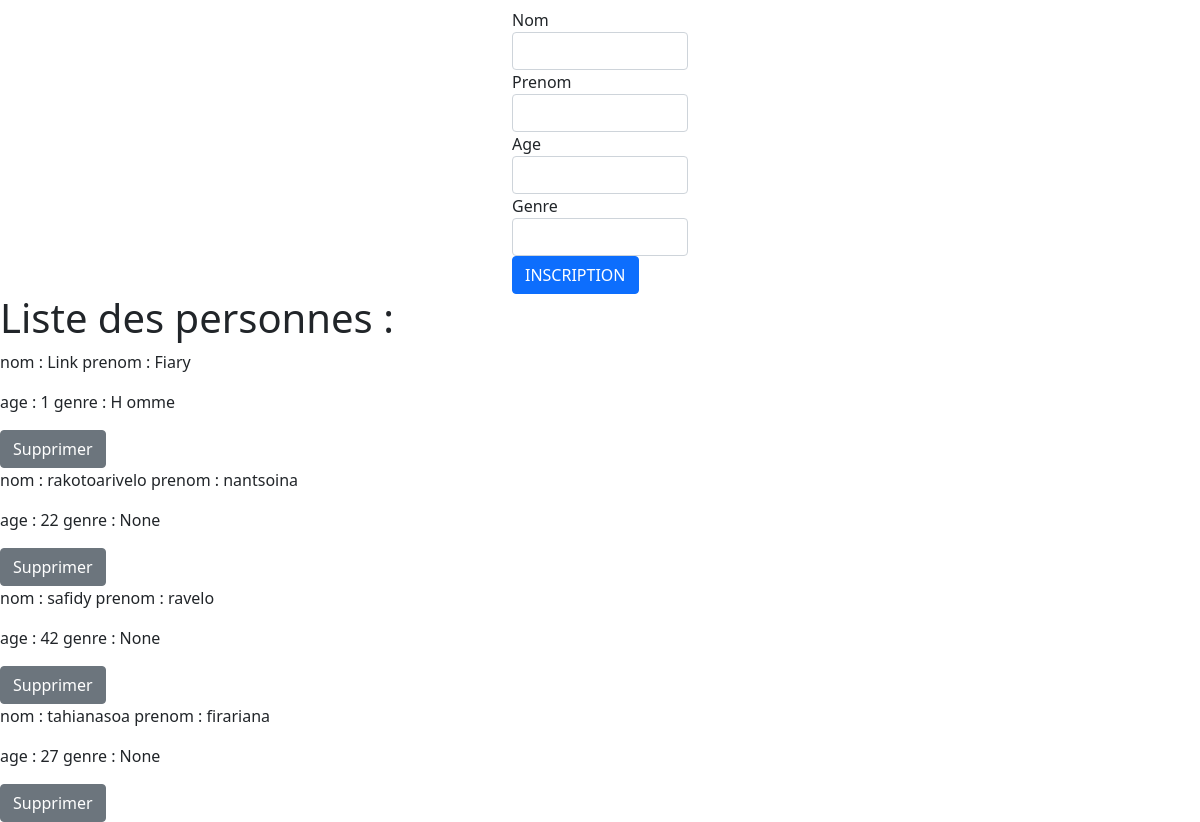
/inscritpion/, run on the app's committed database.
### fiara/models.py (models this page shows)
class Personne(models.Model):
    id = models.AutoField(primary_key=True)
    nom = models.CharField(max_length=255,null=False)
    prenom = models.CharField(max_length=255,null=False)
    age = models.IntegerField(null=False)
    genre = models.CharField(max_length=50,null=True)

### fiara/views.py (the view)
# urls.py: path('inscritpion/', views.inscription_proprietaire),
def inscription_proprietaire(request):
    if request.method == "POST":
        data = PersonneForm(request.POST)
        if data.is_valid():
            nom_form = data.cleaned_data.get("nom")
            prenom_form = data.cleaned_data.get("prenom")
            age_form = data.cleaned_data.get("age")
            peronne = Personne.objects.create(nom=nom_form, prenom=prenom_form, age=age_form)
            peronne.save()
            return HttpResponse("Ajout Réussi")
        return HttpResponse("Ajout echec")
    else:
        context = {
            "title": "personne",
            "form": PersonneForm(),
            "personne": Personne.objects.all()
        }
        return render(request, "create_personne.html", context)

### fiara/forms.py
class PersonneForm(forms.ModelForm):
    class Meta:
        model = Personne
        fields = ("nom", "prenom", "age", "genre")

### fiara/templates/create_personne.html (shortened to what this page needs)
<!DOCTYPE html>
<html lang="en">
<head>
    <link href="https://cdn.jsdelivr.net/npm/bootstrap@5.1.1/dist/css/bootstrap.min.css" rel="stylesheet"/>
    {% load widget_tweaks %}
</head>
<body>
<form action="/inscritpion/" class="container mt-2" method="post" style="width: 200px;">
    <fieldset>
        {% for field in form %}
        {{ field.label }}
        {% render_field field class="form-control" %}
        {% endfor %}
        <div>
            <input class="btn btn-primary" type="submit" value="INSCRIPTION">
        </div>
    </fieldset>
</form>
<div>
    <h1>
        Liste des personnes :
    </h1>
    {% for olona in personne %}
    <div>
        <p> nom : {{olona.nom}}  prenom : {{olona.prenom}}</p>
        <p> age : {{olona.age}} genre : {{olona.genre}}</p>
        <a class="btn btn-secondary" href="/personne/supprimer/{{olona.id}}">Supprimer</a>
    </div>
    {% endfor %}
</div>
</body>
</html>

### data on the page
Personne: nom "Link", prenom "Fiary", age "1", genre "H omme"
Personne: nom "rakotoarivelo", prenom "nantsoina", age "22", genre "None"
Personne: nom "safidy", prenom "ravelo", age "42", genre "None"
Personne: nom "tahianasoa", prenom "firariana", age "27", genre "None"

### other printed values
{{ field.label }} "Nom" "Prenom" "Age" "Genre"
